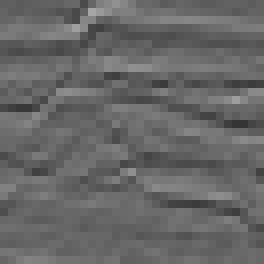
#> input picture data/original/20.png, 33 x 33 px, shrunk from 101 x 101 before the run (shown 8 times larger)
$ jupyter execute covariance-Copy1.ipynb   (older library calls are emulated)
#> lines starting #> are read from the running program, lines starting #| are printed output that depends on the picture
### covariance_real.py
# %%

import os
import numpy as np
import cv2
from scipy.interpolate import RectBivariateSpline
from skimage.filters import apply_hysteresis_threshold
import imagehelper
from skimage.restoration import denoise_tv_chambolle

import matplotlib.pyplot as plt


# See PyCharm help at https://www.jetbrains.com/help/pycharm/
# [9 lines left out: function show_in_plot, not called in this run]


def get_patch_at(pixel_grid, i, j, size):
    x_length, y_length = pixel_grid.shape
    half_size = int(size / 2)
    start_x: int = max(0, i - half_size)
    end_x: int = min(x_length, i + half_size + 1)
    start_y: int = max(0, j - half_size)
    end_y: int = min(y_length, j + half_size + 1)
    pad_start_x: int = max(0, -(i - half_size))
    pad_end_x: int = max(0, (i + half_size + 1) - x_length)
    pad_start_y: int = max(0, -(j - half_size))
    pad_end_y: int = max(0, (j + half_size + 1) - y_length)
    pad_value = ((pad_start_x, pad_end_x), (pad_start_y, pad_end_y))
    sliced = pixel_grid[start_x:end_x, start_y:end_y]
    if pad_start_x == 0 and pad_end_x == 0 and pad_start_y == 0 and pad_end_y == 0:
        return sliced
    else:
        return np.pad(sliced, pad_value, 'edge')


def get_cov(x, y, patch_size):
    x_avg = np.average(x)
    y_avg = np.average(y)
    sum = np.multiply(x - x_avg, y - y_avg)
    return np.sum(sum) / patch_size * patch_size


def treat_covariance(img_path, patch_size = 25):
#> called with img_path = 'data/original/20.png', patch_size = 5
    I = cv2.cvtColor(cv2.imread(img_path), cv2.COLOR_BGR2GRAY)
    I = I / 255

    Gx = cv2.Sobel(I, cv2.CV_64F, 1, 0, ksize=3)
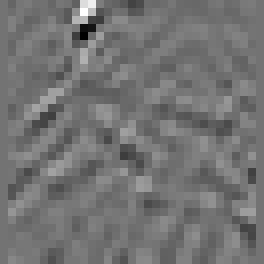
#> Gx: shape (33, 33) float64 (shown 8 times larger); min -0.788, max 0.949, mean -0.000911; drawn with min black and max white
    Gy = cv2.Sobel(I, cv2.CV_64F, 0, 1, ksize=3)
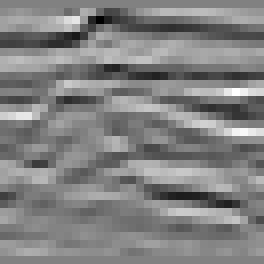
#> Gy: shape (33, 33) float64 (shown 8 times larger); min -1.32, max 1.28, mean 0.00342; drawn with min black and max white

    w, h = I.shape
#> w = 33; h = 33

    covxx = np.zeros((w, h))
    covxy = np.zeros((w, h))
    covyx = np.zeros((w, h))
    covyy = np.zeros((w, h))
    chaos = np.zeros((w, h))

    for i in range(0, w):
        for j in range(0, h):
            sovel_x_patch = get_patch_at(Gx, i, j, patch_size)
            sovel_y_patch = get_patch_at(Gy, i, j, patch_size)
            covxx[i, j] = get_cov(sovel_x_patch, sovel_x_patch, patch_size)
            covxy[i, j] = get_cov(sovel_x_patch, sovel_y_patch, patch_size)
            covyx[i, j] = get_cov(sovel_y_patch, sovel_x_patch, patch_size)
            covyy[i, j] = get_cov(sovel_y_patch, sovel_y_patch, patch_size)
            co = np.array([[covxx[i, j], covxy[i, j]], [covyx[i, j], covyy[i, j]]])
            w, _ = np.linalg.eig(co)
            if(w[0]+w[1]==0):
                chaos[i,j]=0
            else:
                chaos[i, j] = abs(w[0] - w[1]) / (w[0] + w[1])
#> this loop made 33 passes
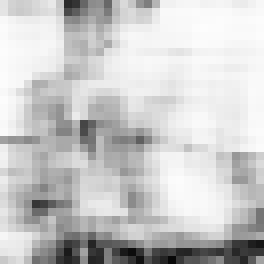
#> chaos: shape (33, 33) float64 (shown 8 times larger); min 0.0316, max 0.993, mean 0.792
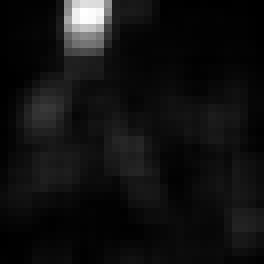
#> covxx: shape (33, 33) float64 (shown 8 times larger); min 0.0119, max 4.96, mean 0.351; drawn with min black and max white
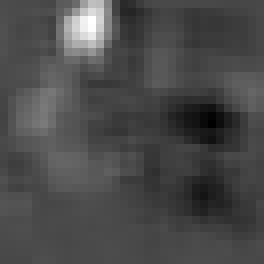
#> covxy: shape (33, 33) float64 (shown 8 times larger); min -1.65, max 4.02, mean 0.00425; drawn with min black and max white
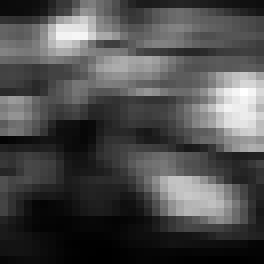
#> covyy: shape (33, 33) float64 (shown 8 times larger); min 0.075, max 10.79, mean 3.3; drawn with min black and max white
    return chaos

def treat_covariance_with_multple_window(img_path):
    I = cv2.cvtColor(cv2.imread(img_path), cv2.COLOR_BGR2GRAY)
    sum = np.zeros(I.shape)
    for patch_size in range(5, 11, 2):
        print(patch_size)
        sum += treat_covariance(img_path, patch_size)
    #average = sum / np.sum(sum)
    tv_denoised = denoise_tv_chambolle(sum, weight=10)
    return tv_denoised

### edge_real.py
import os
import numpy as np
import cv2
from scipy.interpolate import RectBivariateSpline
from skimage.filters import apply_hysteresis_threshold
import imagehelper
import matplotlib.pyplot as plt
from skimage.restoration import denoise_tv_chambolle


def get_patch_at(pixel_grid, i, j, size):
    x_length, y_length = pixel_grid.shape
    half_size = int(size / 2)
    start_x: int = max(0, i - half_size)
    end_x: int = min(x_length, i + half_size + 1)
    start_y: int = max(0, j - half_size)
    end_y: int = min(y_length, j + half_size + 1)
    pad_start_x: int = max(0, -(i - half_size))
    pad_end_x: int = max(0, (i + half_size + 1) - x_length)
    pad_start_y: int = max(0, -(j - half_size))
    pad_end_y: int = max(0, (j + half_size + 1) - y_length)
    pad_value = ((pad_start_x, pad_end_x), (pad_start_y, pad_end_y))
    sliced = pixel_grid[start_x:end_x, start_y:end_y]
    if pad_start_x == 0 and pad_end_x == 0 and pad_start_y == 0 and pad_end_y == 0:
        return sliced
    else:
        return np.pad(sliced, pad_value, 'edge')


# [5 lines left out: function get_cov, not called in this run]


def treat_edge(img_path, sobel_patch_size = 25, gradient_path_size = 25):
#> called with img_path = 'data/original/20.png', sobel_patch_size = 3, gradient_path_size = 5
    I = cv2.cvtColor(cv2.imread(img_path), cv2.COLOR_BGR2GRAY)
    I = I / 255
    Gx = cv2.Sobel(I, cv2.CV_64F, 1, 0, ksize=sobel_patch_size)
    Gy = cv2.Sobel(I, cv2.CV_64F, 0, 1, ksize=sobel_patch_size)
    G = np.sqrt(Gx * Gx + Gy * Gy)
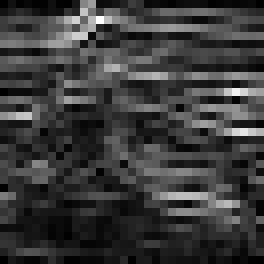
#> G: shape (33, 33) float64 (shown 8 times larger); min 0, max 1.37, mean 0.316; drawn with min black and max white

    w, h = I.shape
    edge = np.zeros((w, h))

    for i in range(0, w):
        for j in range(0, h):
            g_patch = get_patch_at(G, i, j, gradient_path_size)
            edge[i, j] = np.max(g_patch) - np.min(g_patch)
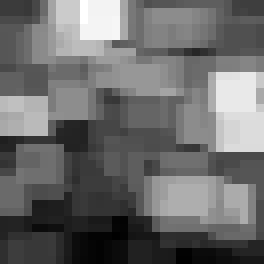
#> edge: shape (33, 33) float64 (shown 8 times larger); min 0.155, max 1.36, mean 0.663; drawn with min black and max white
    return edge


def treat_edge_with_multple_window(img_path):
    I = cv2.cvtColor(cv2.imread(img_path), cv2.COLOR_BGR2GRAY)
    sum = np.zeros(I.shape)
    for patch_size in range(5, 11, 2):
        print(patch_size)
        sum += treat_edge(img_path, 3, patch_size)
    #average = sum / np.sum(sum)
    tv_denoised = denoise_tv_chambolle(sum, weight=10)
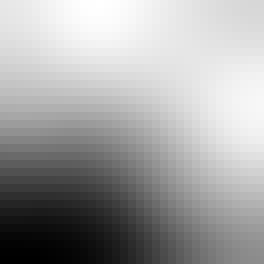
#> tv_denoised: shape (33, 33) float64 (shown 8 times larger); min 1.6, max 2.7, mean 2.3; drawn with min black and max white
    return tv_denoised

### gl.py
import cv2
import matplotlib.pyplot as plt
import numpy as np
from skimage.feature import greycomatrix, greycoprops
from skimage.restoration import denoise_tv_chambolle


# [11 lines left out: function show_in_plot, not called in this run]


def get_patch_at(pixel_grid, i, j, size):
    x_length, y_length = pixel_grid.shape
    half_size = int(size / 2)
    start_x: int = max(0, i - half_size)
    end_x: int = min(x_length, i + half_size + 1)
    start_y: int = max(0, j - half_size)
    end_y: int = min(y_length, j + half_size + 1)
    pad_start_x: int = max(0, -(i - half_size))
    pad_end_x: int = max(0, (i + half_size + 1) - x_length)
    pad_start_y: int = max(0, -(j - half_size))
    pad_end_y: int = max(0, (j + half_size + 1) - y_length)
    pad_value = ((pad_start_x, pad_end_x), (pad_start_y, pad_end_y))
    sliced = pixel_grid[start_x:end_x, start_y:end_y]
    if pad_start_x == 0 and pad_end_x == 0 and pad_start_y == 0 and pad_end_y == 0:
        return sliced
    else:
        return np.pad(sliced, pad_value, 'edge')


# [28 lines left out: functions treat_all_glcm, treat_all_glcm_with_multiple_window, not called in this run]


def treat_glcm(img_path, patch_size=5, mod='correlation'):
#> called with img_path = 'data/original/20.png', patch_size = 3, mod = 'homogeneity'
    I = cv2.cvtColor(cv2.imread(img_path), cv2.COLOR_BGR2GRAY)

    glcm = np.zeros(I.shape)
    for i in range(I.shape[0]):
        for j in range(I.shape[1]):
            patch = get_patch_at(I, i, j, patch_size)
            comatrix = greycomatrix(patch, distances=[1], angles=[90], levels=256, symmetric=True, normed=True)
            glcm[i, j] = greycoprops(comatrix, mod)[0, 0]
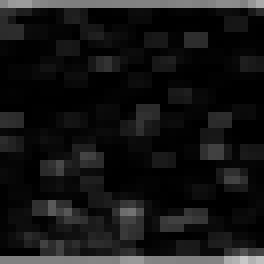
#> glcm: shape (33, 33) float64 (shown 8 times larger); min 0.000324, max 0.783, mean 0.0851
    return glcm


# [25 lines left out: functions treat_glcm_with_multiple_window, treat_glcm_normalized, treat_glcm_with_multiple_window_normalized, not called in this run]

### covariance-Copy1.ipynb
[cell 1]
import os
import numpy as np
import cv2
from scipy.interpolate import RectBivariateSpline
from skimage.filters import apply_hysteresis_threshold
import imagehelper
import matplotlib.pyplot as plt
import glob, os
import covariance_real
import edge_real
import gl
def get_image_files():
    return glob.glob(os.path.join("data/original", '20.png'))

# See PyCharm help at https://www.jetbrains.com/help/pycharm/
def show_in_plot(img1, img2, img3, img4):
    plt.figure()
    plt.subplot(2, 2, 1)
    plt.imshow(img1, cmap='gray')
    plt.subplot(2, 2, 2)
    plt.imshow(img2, cmap='gray')
    plt.subplot(2, 2, 3)
    plt.imshow(img3, cmap='gray')
    plt.subplot(2, 2, 4)
    plt.imshow(img4, cmap='gray')
    plt.show()

def get_patch_at(pixel_grid, i, j, size):
    x_length, y_length = pixel_grid.shape
    half_size = int(size / 2)
    start_x: int = max(0, i - half_size)
    end_x: int = min(x_length, i + half_size + 1)
    start_y: int = max(0, j - half_size)
    end_y: int = min(y_length, j + half_size + 1)
    pad_start_x: int = max(0, -(i - half_size))
    pad_end_x: int = max(0, (i + half_size + 1) - x_length)
    pad_start_y: int = max(0, -(j - half_size))
    pad_end_y: int = max(0, (j + half_size + 1) - y_length)
    pad_value = ((pad_start_x, pad_end_x), (pad_start_y, pad_end_y))
    sliced = pixel_grid[start_x:end_x, start_y:end_y]
    if pad_start_x == 0 and pad_end_x == 0 and pad_start_y == 0 and pad_end_y == 0:
        return sliced
    else:
        return np.pad(sliced, pad_value, 'edge')


def get_cov(x, y, patch_size):
    x_avg = np.average(x)
    y_avg = np.average(y)
    sum = np.multiply(x-x_avg, y-y_avg)
    return np.sum(sum) / patch_size * patch_size

def treat(img_path):
    I = cv2.cvtColor(cv2.imread(img_path), cv2.COLOR_BGR2GRAY)
    #I = cv2.resize(I, dsize=(200, 200), interpolation=cv2.INTER_AREA)
    I = I / 255

    chaos=covariance_real.treat_covariance_with_multple_window(img_path)
    edge=edge_real.treat_edge_with_multple_window(img_path)
    GLCM=gl.treat_glcm(img_path,3,'homogeneity')
    # show_in_plot(covxx)
    show_in_plot(I, chaos, edge,GLCM)
    # show_in_plot(covyy)
images_path = get_image_files()
for image in images_path:
    treat(image)

$ run again, with data/original/117.png copied over data/original/20.png
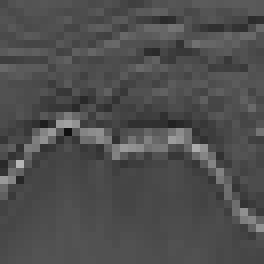
#> input picture data/original/117.png, 33 x 33 px, shrunk from 101 x 101 before the run (shown 8 times larger)
#> in treat_covariance, `Gy = cv2.Sobel(I, cv2.CV_64F, 0, 1, ksize=3)`:
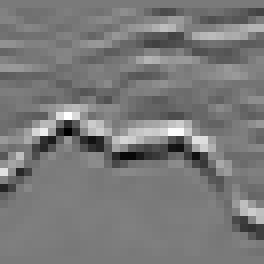
#> Gy: shape (33, 33) float64 (shown 8 times larger); min -1.48, max 1.62, mean -0.00287; drawn with min black and max white
#> the loop in treat_covariance, `for i in range(0, w):` made 33 passes
#> after the loop in treat_glcm, `for i in range(I.shape[0]):`:
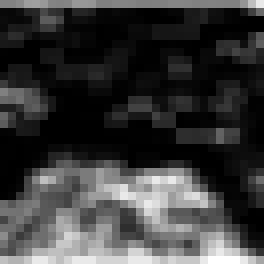
#> glcm: shape (33, 33) float64 (shown 8 times larger); min 0.000281, max 1, mean 0.23

$ run again, with data/original/119.png copied over data/original/20.png
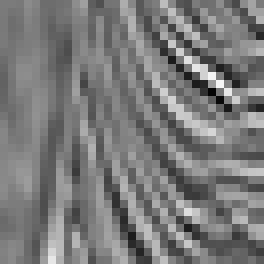
#> input picture data/original/119.png, 33 x 33 px, shrunk from 101 x 101 before the run (shown 8 times larger)
#> the loop in treat_covariance, `for i in range(0, w):` made 33 passes
#> after the loop in treat_glcm, `for i in range(I.shape[0]):`:
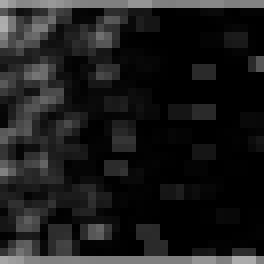
#> glcm: shape (33, 33) float64 (shown 8 times larger); min 8.49e-05, max 0.683, mean 0.111
